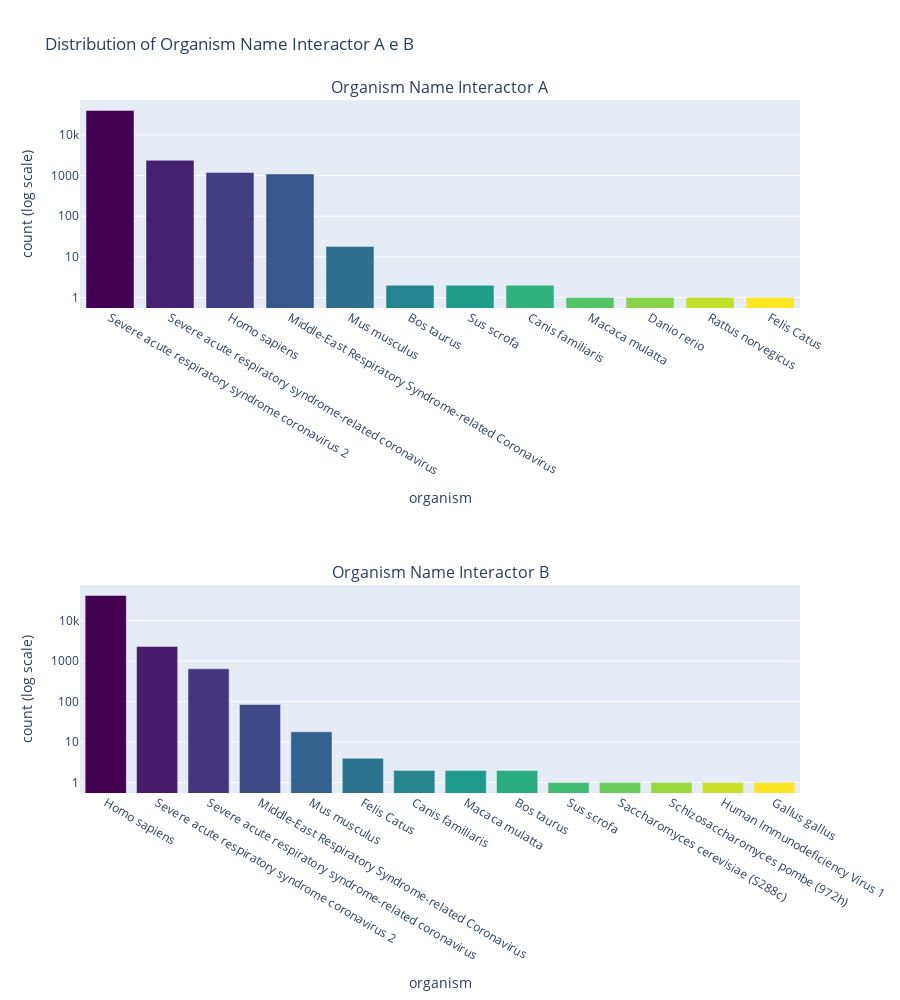

Here is the notebook cell this chart was saved with:
### Code cell
### Exploring interactions ###

organism_a_counts = covid_df['Organism Name Interactor A'].value_counts().reset_index()
organism_a_counts.columns = ['Organism', 'Count']

organism_b_counts = covid_df['Organism Name Interactor B'].value_counts().reset_index()
organism_b_counts.columns = ['Organism', 'Count']

num_colors_a = len(organism_a_counts)
num_colors_b = len(organism_b_counts)
colors_a = pc.sample_colorscale('Viridis', [n/(num_colors_a-1) for n in range(num_colors_a)])
colors_b = pc.sample_colorscale('Viridis', [n/(num_colors_b-1) for n in range(num_colors_b)])

# Plot
fig = make_subplots(rows = 2, cols = 1, subplot_titles = ('Organism Name Interactor A', 
                                                          'Organism Name Interactor B'), vertical_spacing = 0.4)

fig.add_trace(go.Bar(x = organism_a_counts['Organism'], 
                     y = organism_a_counts['Count'],
                     orientation = 'v',
                     marker = dict(color = colors_a), 
                     showlegend = False),
              row = 1, col = 1)

fig.add_trace(go.Bar(x = organism_b_counts['Organism'], 
                     y = organism_b_counts['Count'],
                     orientation = 'v',
                     marker = dict(color = colors_b),
                     showlegend = False),
              row = 2, col = 1)

fig.update_yaxes(type = 'log', title_text = "count (log scale)", row = 1, col = 1)
fig.update_yaxes(type = 'log', title_text = "count (log scale)", row = 2, col = 1)
fig.update_xaxes(title_text = "organism", row = 1, col = 1)
fig.update_xaxes(title_text = "organism", row = 2, col = 1)
fig.update_layout(height = 1000,
                  title_text = "Distribution of Organism Name Interactor A e B", 
                  showlegend = False)

fig.show()

### Figure 1 — Plotly figure (JSON) as saved in the notebook; plotly's stock layout.template omitted (floating-point values rounded to 4 significant figures)
{"data": [{"marker": {"color": ["rgb(68, 1, 84)", "rgb(71, 33, 113)", "rgb(66, 61, 131)", "rgb(56, 87, 139)", "rgb(46, 111, 142)", "rgb(37, 133, 142)", "rgb(32, 155, 137)", "rgb(47, 176, 125)", "rgb(84, 196, 103)", "rgb(136, 212, 72)", "rgb(194, 224, 42)", "rgb(253, 231, 37)"]}, "orientation": "v", "showlegend": false, "type": "bar", "x": ["Severe acute respiratory syndrome coronavirus 2", "Severe acute respiratory syndrome-related coronavirus", "Homo sapiens", "Middle-East Respiratory Syndrome-related Coronavirus", "Mus musculus", "Bos taurus", "Sus scrofa", "Canis familiaris", "Macaca mulatta", "Danio rerio", "Rattus norvegicus", "Felis Catus"], "xaxis": "x", "y": [40081, 2384, 1188, 1094, 18, 2, 2, 2, 1, 1, 1, 1], "yaxis": "y"}, {"marker": {"color": ["rgb(68, 1, 84)", "rgb(71, 28, 109)", "rgb(68, 53, 127)", "rgb(61, 75, 137)", "rgb(52, 97, 141)", "rgb(44, 116, 142)", "rgb(37, 134, 141)", "rgb(32, 154, 138)", "rgb(43, 171, 128)", "rgb(66, 188, 113)", "rgb(106, 204, 91)", "rgb(154, 216, 60)", "rgb(203, 225, 41)", "rgb(253, 231, 37)"]}, "orientation": "v", "showlegend": false, "type": "bar", "x": ["Homo sapiens", "Severe acute respiratory syndrome coronavirus 2", "Severe acute respiratory syndrome-related coronavirus", "Middle-East Respiratory Syndrome-related Coronavirus", "Mus musculus", "Felis Catus", "Canis familiaris", "Macaca mulatta", "Bos taurus", "Sus scrofa", "Saccharomyces cerevisiae (S288c)", "Schizosaccharomyces pombe (972h)", "Human Immunodeficiency Virus 1", "Gallus gallus"], "xaxis": "x2", "y": [41707, 2305, 645, 85, 18, 4, 2, 2, 2, 1, 1, 1, 1, 1], "yaxis": "y2"}], "layout": {"annotations": [{"font": {"size": 16}, "showarrow": false, "text": "Organism Name Interactor A", "x": 0.5, "xanchor": "center", "xref": "paper", "y": 1, "yanchor": "bottom", "yref": "paper"}, {"font": {"size": 16}, "showarrow": false, "text": "Organism Name Interactor B", "x": 0.5, "xanchor": "center", "xref": "paper", "y": 0.3, "yanchor": "bottom", "yref": "paper"}], "height": 1000, "showlegend": false, "title": {"text": "Distribution of Organism Name Interactor A e B"}, "xaxis": {"anchor": "y", "domain": [0, 1], "title": {"text": "organism"}}, "xaxis2": {"anchor": "y2", "domain": [0, 1], "title": {"text": "organism"}}, "yaxis": {"anchor": "x", "domain": [0.7, 1], "title": {"text": "count (log scale)"}, "type": "log"}, "yaxis2": {"anchor": "x2", "domain": [0, 0.3], "title": {"text": "count (log scale)"}, "type": "log"}}}
